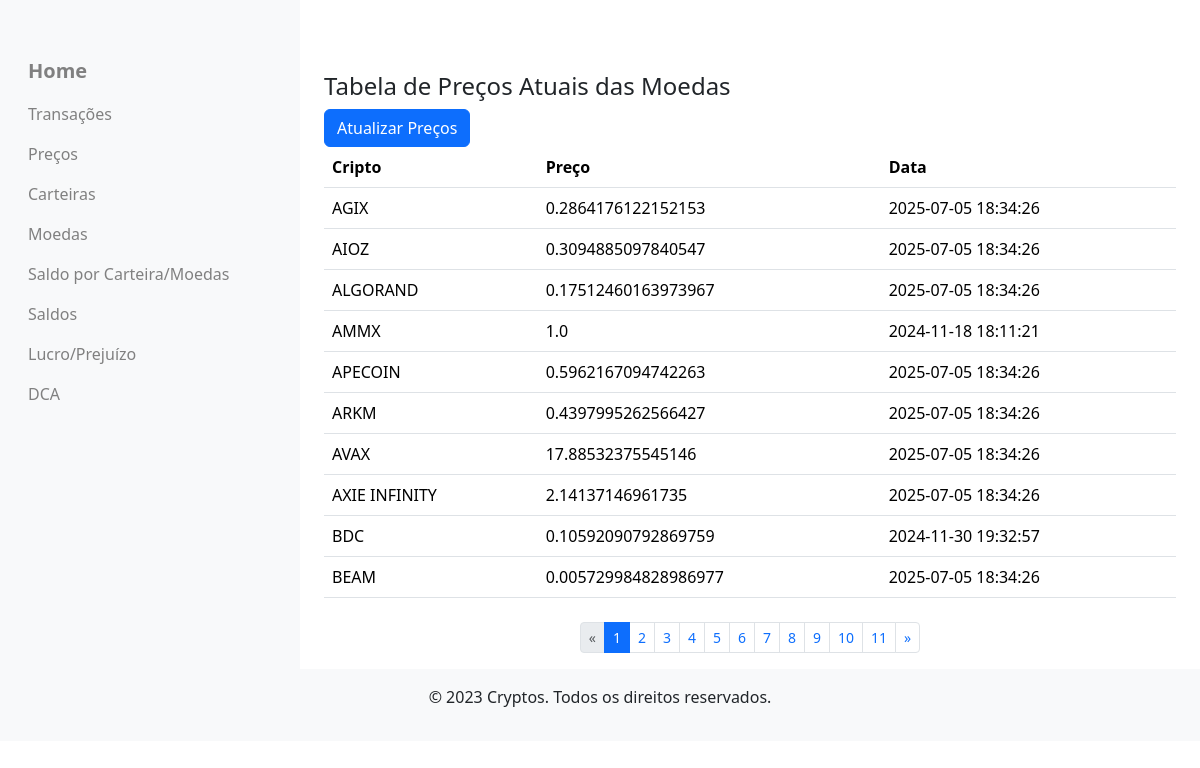
The app's page /prices (signed in) with its own data.
### criptoControl/models.py (models this page shows)
class Cryptocurrency(db.Model):
    __tablename__ = 'cryptocurrencies'
    crypto_id = db.Column(db.Integer, primary_key=True)
    crypto_name = db.Column(db.String, unique=True, nullable=False)
    crypto_symbol = db.Column(db.String, unique=True, nullable=False)
    crypto_status = db.Column(db.String(1), nullable=False, default='N')
    balances = db.relationship('WalletBalance', back_populates='cryptocurrency')
    """
    Representa uma criptomoeda no sistema.

    A classe Cryptocurrency mapeia para a tabela 'cryptocurrencies' no banco de dados e contém
    informações sobre as criptomoedas, incluindo nome, símbolo e status. Também define um relacionamento
    com a tabela 'WalletBalance', permitindo acessar os saldos das criptomoedas nas carteiras dos usuários.

    Atributos:
        crypto_id (int): Identificador único da criptomoeda (chave primária).
        crypto_name (str): Nome da criptomoeda (ex: Bitcoin, Ethereum).
        crypto_symbol (str): Símbolo da criptomoeda (ex: BTC, ETH).
        crypto_status (str): Status da criptomoeda ('N' para ativa, 'I' para inativa).
        balances (list): Relacionamento de um para muitos com a tabela 'wallet_balances',
                          representando os saldos da criptomoeda nas carteiras.

    Métodos:
        __repr__(self): Retorna uma representação legível do objeto Cryptocurrency, exibindo o nome e símbolo.
    """

### criptoControl/routes/views_databases.py (the view)
@views_db_bp.route('/prices')
@login_required
def prices():
    try:
        current_page = request.args.get('page', 1, type=int)
        per_page = 10  # Número de itens por página (pode ser ajustado conforme necessário)
        offset = (current_page - 1) * per_page
        with create_session() as session:
            subquery = (
                session.query(Price.price_crypto_id, func.max(Price.price_consult_datetime).label('latest_timestamp'))
                .group_by(Price.price_crypto_id)
                .subquery()
            )
            total_prices = (
                session.query(Price)
                .join(subquery, (Price.price_crypto_id == subquery.c.price_crypto_id) &
                                (Price.price_consult_datetime == subquery.c.latest_timestamp))
                .join(Cryptocurrency, Price.price_crypto_id == Cryptocurrency.crypto_id)
                .filter(Cryptocurrency.crypto_status == 'N')
                .count()
            )
            total_pages = (total_prices + per_page - 1) // per_page  # Arredonda para cima
            prices = (
                session.query(Price)
                .options(joinedload(Price.price_cryptocurrency))  # Carrega dados relacionados
                .join(subquery, (Price.price_crypto_id == subquery.c.price_crypto_id) &
                                (Price.price_consult_datetime == subquery.c.latest_timestamp))
                .join(Cryptocurrency, Price.price_crypto_id == Cryptocurrency.crypto_id)
                .filter(Cryptocurrency.crypto_status == 'N')
                .order_by(Cryptocurrency.crypto_symbol)
                .limit(per_page)
                .offset(offset)
                .all()
            )
    except Exception as e:
        flash(f"Ocorreu um erro: {e}")
        prices = []
    return render_template(
        'views_databases/prices.html',
        prices=prices,
        current_page=current_page,
        total_pages=total_pages,
        endpoint='views.prices'
    )

### criptoControl/__init__.py (called while the page is built)
@login_manager.user_loader
def load_user(user_id):
    from criptoControl.models import User
    return User.query.get(int(user_id))

### criptoControl/routes/views_databases.py (called while the page is built)
def create_session():
    return sessionmaker(bind=db.engine)()

### criptoControl/templates/views_databases/prices.html (shortened to what this page needs)
{% extends 'index.html' %}
{% block body %}
<div class="container">
  <caption>
    <div>
      <h4 class="mt-4">Tabela de Preços Atuais das Moedas</h4>
      <a class="btn btn-primary" href="#" onclick="document.getElementById('atualizar-prices-form').submit();">Atualizar
        Preços
      </a>
    </div>
  </caption>
  <table class="table">
    <thead>
      <tr>
        <th>Cripto</th>
        <th>Preço</th>
        <th>Data</th>
      </tr>
    </thead>
    <tbody>
      {% for price in prices %}
      <tr>
        <td>{{ price.price_cryptocurrency.crypto_name }}</td>
        <td>{{ price.price }}</td>
        <td>{{ price.price_consult_datetime }}</td>
      </tr>
      {% endfor %}
    </tbody>
  </table>
  {% include 'pagination.html' %}
</div>
{% endblock %}

### records on screen
Cryptocurrency: price_cryptocurrency.crypto_name "AGIX"
Cryptocurrency: price_cryptocurrency.crypto_name "AIOZ"
Cryptocurrency: price_cryptocurrency.crypto_name "ALGORAND"
Cryptocurrency: price_cryptocurrency.crypto_name "AMMX"
Cryptocurrency: price_cryptocurrency.crypto_name "APECOIN"
Cryptocurrency: price_cryptocurrency.crypto_name "ARKM"
Cryptocurrency: price_cryptocurrency.crypto_name "AVAX"
Cryptocurrency: price_cryptocurrency.crypto_name "AXIE INFINITY"
Cryptocurrency: price_cryptocurrency.crypto_name "BDC"
Cryptocurrency: price_cryptocurrency.crypto_name "BEAM"

### other values on screen
{{ price.price }} "0.2864176122152153" "0.3094885097840547" "0.17512460163973967" "1.0" "0.5962167094742263" "0.4397995262566427" "17.88532375545146" "2.14137146961735" "0.10592090792869759" "0.005729984828986977"
{{ price.price_consult_datetime }} "2025-07-05 18:34:26" "2025-07-05 18:34:26" "2025-07-05 18:34:26" "2024-11-18 18:11:21" "2025-07-05 18:34:26" "2025-07-05 18:34:26" "2025-07-05 18:34:26" "2025-07-05 18:34:26" "2024-11-30 19:32:57" "2025-07-05 18:34:26"
{{ page }} "1" "2" "3" "4" "5" "6" "7" "8" "9" "10" "11"
